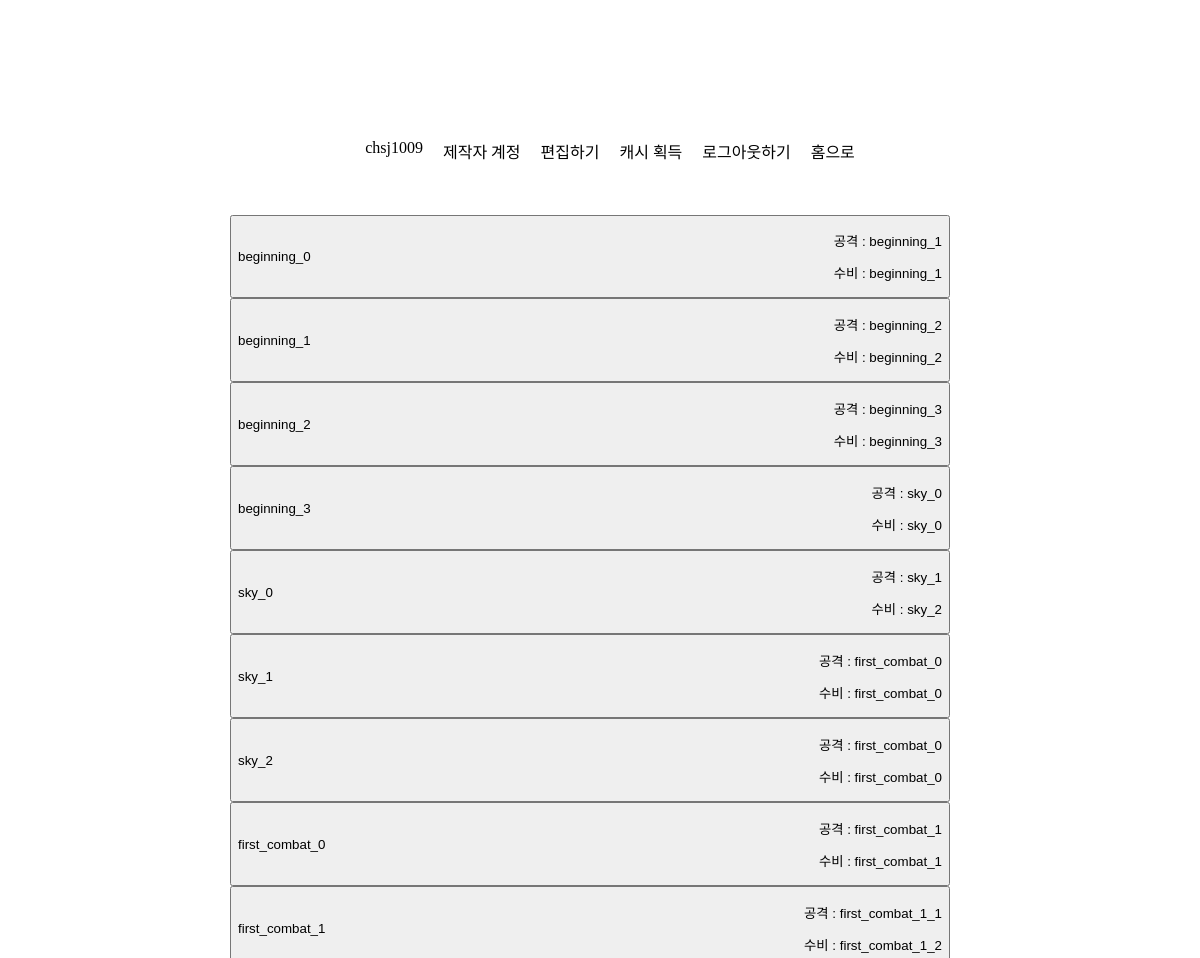
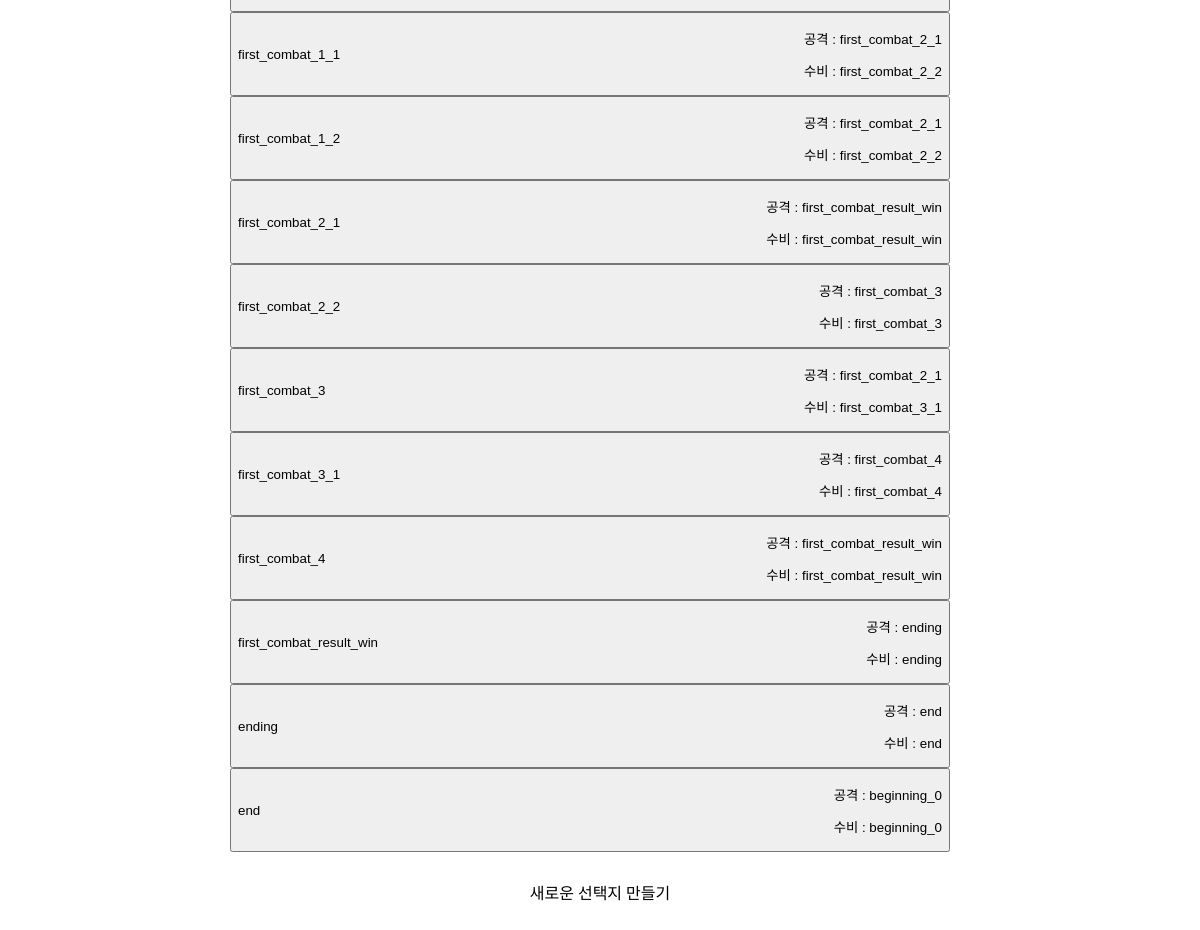
The app's page /list/ (signed in) with its own data (2 pictures, top to bottom).
### game/models.py (models this page shows, shortened)
class Storyboard(models.Model):
    storyboard_name = models.CharField(verbose_name='STORYBOARD_NAME', max_length=100, default="")
    content = models.TextField()
    choice_attack = models.CharField(max_length=100, default='')
    choice_defence = models.CharField(max_length=100, default='')
    brave = models.IntegerField(default=0)
    wisdom = models.IntegerField(default=0)
    damage = models.IntegerField(default=0)

### game/views.py (the view)
# urls.py: path("list/", views.list, name='list'),
@login_required(login_url='/login')
def list(request):
    storyboards = Storyboard.objects.all()
    return render(request, 'game/list.html', {'storyboards' : storyboards})

### game/templates/game/list.html
{% extends 'game/base.html' %} {% block css %} {% load static %}
<link rel="stylesheet" type="text/css" href="{% static 'game/list.css' %}">
{% endblock css %}
{% block content %}
<ul class="bodyContainer">
    {% for storyboard in storyboards %}
        <li class="storyboardInfo">
            <button class="storyboardInfoContainer" onclick="location.href='/edit/{{storyboard.storyboard_name}}'">
                <div class="link">
                    <a>{{ storyboard.storyboard_name }}</a>
                </div>
                <div class="choiceContainer">
                    <div class="choice">
                        <p>공격 : {{ storyboard.choice_attack }}</p>
                    </div>
                    <div class="choice">
                        <p>수비 : {{ storyboard.choice_defence }}</p>
                    </div>
                </div>
            </button>
        </li>
    {% endfor %}
</ul>
<div class="new">
    <a href="{% url 'game:new' %}">새로운 선택지 만들기</a>
</div>
{% endblock content %}

### game/templates/game/base.html (shortened to what this page needs)
<!DOCTYPE html>
<html lang="en">
<head>
    {% load static %}
    {% block css %}
    {% endblock css %}
    <link rel="stylesheet" type="text/css" href="{% static 'game/base.css' %}">
</head>
<body>
    <nav id="topMenu">
        <ul class="topMenuContainer">
            {% if user.is_authenticated %}
            <li class="topMenuItem" id="username">{{user.username}}</li>
                {% if user.is_superuser %}
                <li class="topMenuItem" id="superuserAlert">제작자 계정</li>
                <li><a class="topMenuItem" id="list" href="{% url 'game:list' %}">편집하기</a></li>
                <li><a class="topMenuItem" id="cashGain" href="{% url 'shopping:cash' %}">캐시 획득</a></li>
                {% endif %}
            <li><a class="topMenuItem" id="logout" href="{% url 'game:logout' %}">로그아웃하기</a></li>
            {% else %}
            <li><a class="topMenuItem" id="login" href="{% url 'game:login' %}">로그인하기</a></li>
            <li><a class="topMenuItem" id="signup" href="{% url 'game:signup' %}">회원가입하기<a></a></li>
            {% endif %}
            <li><a class="topMenuItem" id="toHome" href="{% url 'game:home' %}">홈으로</a></li>
        </ul>
    </nav>
    {% block content %} {% endblock content %}
</body>
</html>

### game/static/game/list.css (style rules this page uses)
ul.bodyContainer { display: flex; flex-direction: column; padding: 1vh; overflow: auto; max-height: 80vh; overflow: auto; }
.storyboardInfoContainer { display: flex; width: 60vw; justify-content: space-between; align-items: center; }
a { text-decoration: none; color: black; }

### game/static/game/base.css (style rules this page uses)
li { list-style-type: none; float: left; margin-right: 20px; }
li a { text-decoration: none; color: black; }
#topMenu { background-color: white; top: 0; display: flex; width: 100%; justify-content: center; }
body { display: flex; flex-direction: column; align-items: center; justify-content: center; height: 100%; margin: 0; }
html { height:100%; }

### records on screen
Storyboard: storyboard_name "beginning_0", choice_attack "beginning_1", choice_defence "beginning_1"
Storyboard: storyboard_name "beginning_1", choice_attack "beginning_2", choice_defence "beginning_2"
Storyboard: storyboard_name "beginning_2", choice_attack "beginning_3", choice_defence "beginning_3"
Storyboard: storyboard_name "beginning_3", choice_attack "sky_0", choice_defence "sky_0"
Storyboard: storyboard_name "sky_0", choice_attack "sky_1", choice_defence "sky_2"
Storyboard: storyboard_name "sky_1", choice_attack "first_combat_0", choice_defence "first_combat_0"
Storyboard: storyboard_name "sky_2", choice_attack "first_combat_0", choice_defence "first_combat_0"
Storyboard: storyboard_name "first_combat_0", choice_attack "first_combat_1", choice_defence "first_combat_1"
Storyboard: storyboard_name "first_combat_1", choice_attack "first_combat_1_1", choice_defence "first_combat_1_2"
Storyboard: storyboard_name "first_combat_1_1", choice_attack "first_combat_2_1", choice_defence "first_combat_2_2"
Storyboard: storyboard_name "first_combat_1_2", choice_attack "first_combat_2_1", choice_defence "first_combat_2_2"
Storyboard: storyboard_name "first_combat_2_1", choice_attack "first_combat_result_win", choice_defence "first_combat_result_win"
Storyboard: storyboard_name "first_combat_2_2", choice_attack "first_combat_3", choice_defence "first_combat_3"
Storyboard: storyboard_name "first_combat_3", choice_attack "first_combat_2_1", choice_defence "first_combat_3_1"
Storyboard: storyboard_name "first_combat_3_1", choice_attack "first_combat_4", choice_defence "first_combat_4"
Storyboard: storyboard_name "first_combat_4", choice_attack "first_combat_result_win", choice_defence "first_combat_result_win"
Storyboard: storyboard_name "first_combat_result_win", choice_attack "ending", choice_defence "ending"
Storyboard: storyboard_name "ending", choice_attack "end", choice_defence "end"
Storyboard: storyboard_name "end", choice_attack "beginning_0", choice_defence "beginning_0"

### other values on screen
{{ user.username }} "chsj1009"
